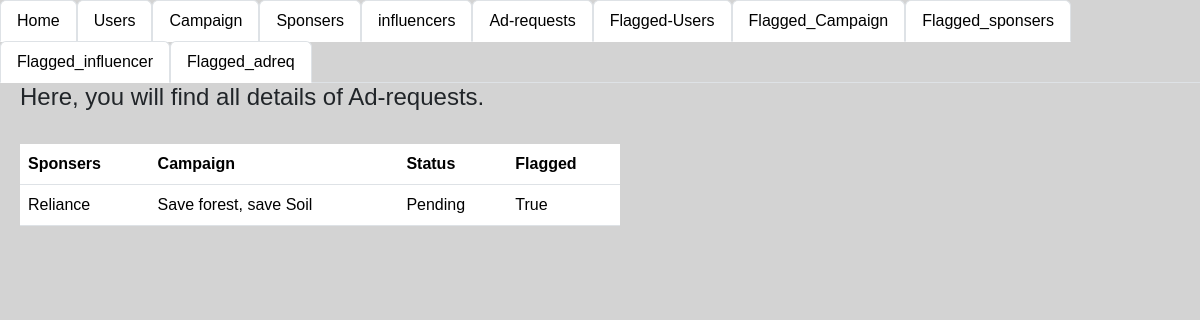
The page /admin_adreq/flag on the database as committed earlier.
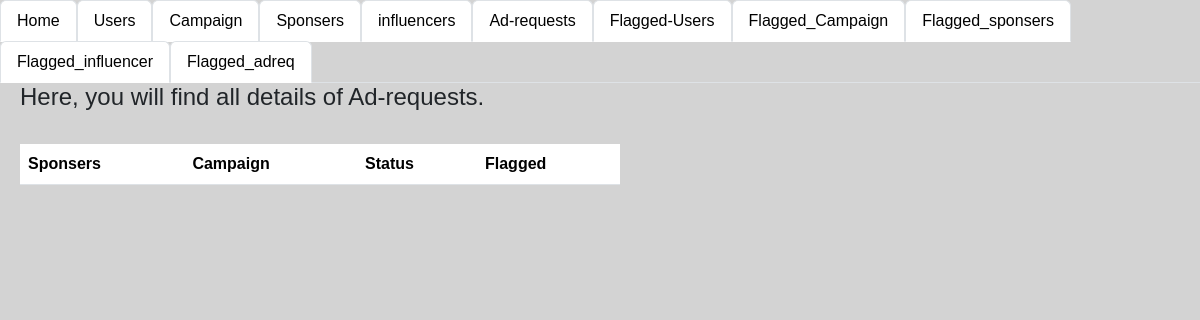
The same page on the database as committed later.
### app.py (models this page shows)
class Sponsers(db.Model):
    __tablename__='sponsers'
    Sponsers_id=db.Column(db.Integer,primary_key=True,autoincrement=True)
    Company_name=db.Column(db.String)
    industry=db.Column(db.String)
    budget=db.Column(db.Integer)
    user_id=db.Column(db.Integer,db.ForeignKey(user.user_id))
    flagged_spons=db.Column(db.Boolean, default=False)

class campaigns(db.Model):
    __tablename__='campaign'
    campaigns_id=db.Column(db.Integer,primary_key=True,autoincrement=True)
    sponser_id=db.Column(db.String,db.ForeignKey(Sponsers.Sponsers_id))
    name=db.Column(db.String,nullable=False)
    description=db.Column(db.String)
    start_date=db.Column(db.String)
    end_date=db.Column(db.String)
    budget=db.Column(db.Integer)
    Visibility=db.Column(db.String)
    goals=db.Column(db.String)
    flagged_camp=db.Column(db.Boolean, default=False)

class Ad_request(db.Model):
    __tablename__="ad_req"
    adreq_id=db.Column(db.Integer,primary_key=True,autoincrement=True)
    campaigns_id=db.Column(db.Integer,db.ForeignKey(campaigns.campaigns_id))
    sponsers_id=db.Column(db.Integer,db.ForeignKey(Sponsers.Sponsers_id))
    messages=db.Column(db.String)
    requirements=db.Column(db.String)
    payment_amount=db.Column(db.String)
    status=db.Column(db.String)
    Influ_id=db.Column(db.Integer,db.ForeignKey(influencer.influencer_id))
    flagged_ad_reqd=db.Column(db.Boolean, default=False)

### app.py (the view)
@app.route("/admin_adreq/flag",methods=["GET"])
def admin_adreq_flag():
    addata=db.session.query(Ad_request).all()
    data=dict()
    count=1
    for i in addata:
        sponser=db.session.query(Sponsers).filter(Sponsers.Sponsers_id==i.sponsers_id).first()
        company=db.session.query(campaigns).filter(campaigns.campaigns_id==i.campaigns_id).first()
        data[count]=[i.adreq_id,sponser.Company_name,company.name,i.status,i.flagged_ad_reqd]
        count+=1
    print(data)
    return render_template("admin_flagadreq.html",addata=addata,data=data)

### templates/admin_flagadreq.html (shortened to what this page needs)
<!DOCTYPE html>
<html lang="en">
<head>
    <link href="static\style.css" rel="stylesheet">
    <link href="https://cdn.jsdelivr.net/npm/bootstrap@5.3.3/dist/css/bootstrap.min.css" rel="stylesheet">
</head>
<body style="background-color: lightgray;">
    <ul class="nav nav-tabs">
        <li class="nav-item">
          <a class="nav-link active" aria-current="page" href="/login">Home</a>
        </li>
        <li class="nav-item">
          <a class="nav-link active" aria-current="page" href="/login_users">Users</a>
        </li>
        <li class="nav-item">
          <a class="nav-link active" aria-current="page" href="/login_camp" >Campaign</a>
        </li>
        <li class="nav-item">
          <a class="nav-link active" aria-current="page" href="/admin_spons" >Sponsers</a>
        </li>
        <li class="nav-item">
          <a class="nav-link active" aria-current="page" href="/admin_info" >influencers</a>
        </li>
        <li class="nav-item">
          <a class="nav-link active" aria-current="page" href="/admin_adreq" >Ad-requests</a>
      </li>
      <li class="nav-item">
        <a class="nav-link active" aria-current="page" href="/login_users/flag">Flagged-Users</a>
      </li>
        <li class="nav-item">
          <a class="nav-link active" aria-current="page" href="/login_camp/flag" >Flagged_Campaign</a>
        </li>
        <li class="nav-item">
          <a class="nav-link active" aria-current="page" href="/login_spons/flag" >Flagged_sponsers</a>
        </li>
        <li class="nav-item">
          <a class="nav-link active" aria-current="page" href="/admin_info/flag" >Flagged_influencer</a>
        </li>
        <li class="nav-item">
          <a class="nav-link active" aria-current="page" href="/admin_adreq/flag" >Flagged_adreq</a>
        </li>
      </ul>
    <div class="seperate">
      <div style="width: 50%; margin-left: 20px;">
          <h4>Here, you will find all details of Ad-requests.</h4><br>
          <table class="table table-hover">
            <tr>
              <th>Sponsers</th>
              <th>Campaign</th>
              <th>Status</th>
              <th>Flagged</th>
            </tr>
              {% for i in data %}
              {% if data[i][4]== true %}
            <tr>
              <td>{{ data[i][1] }}</td>
              <td>{{data[i][2]}}</td>
              <td>{{data[i][3]}}</td>
              <td>{{data[i][4]}}</td>
            </tr>
            {% endif %}
              {% endfor %}
          </table>
      </div >
    </div>
</body>
</html>

Rows that differ between the two databases and show on the page:
removed Sponsers: Company_name "Reliance"
removed campaigns: name "Save forest, save Soil"
removed Ad_request: status "Pending"
Other text that changed with them:
list line gone: "True"
